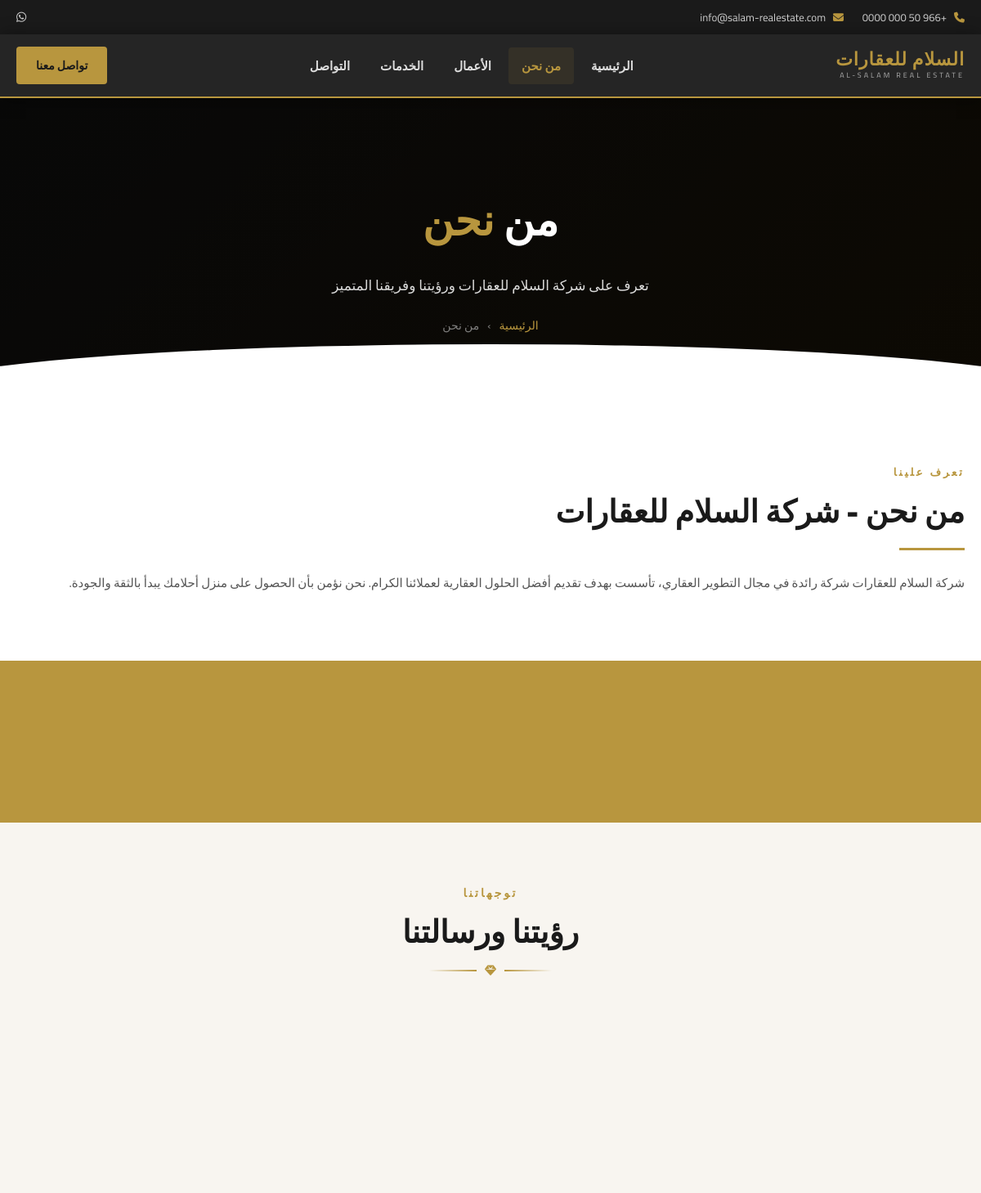
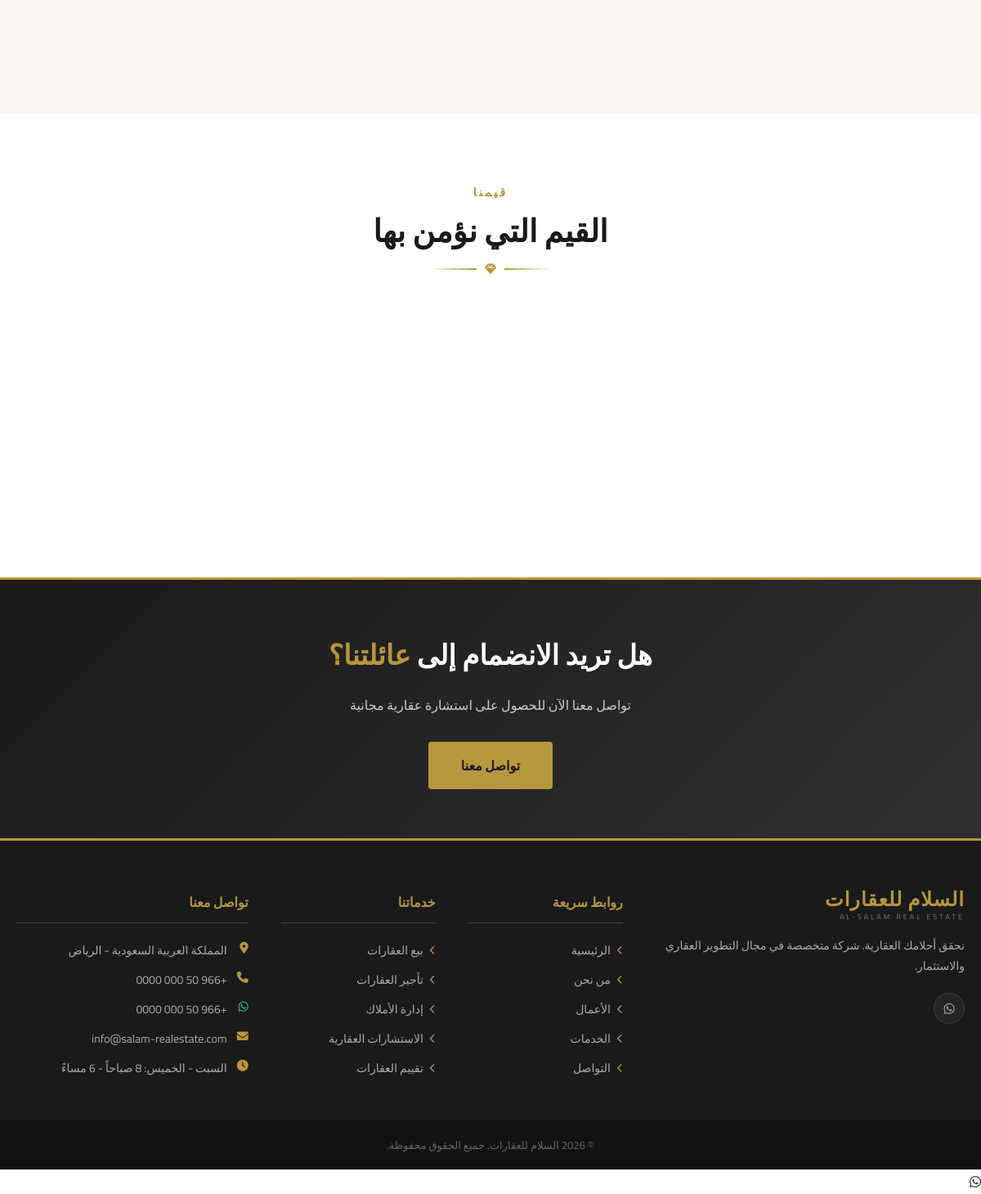
Page /about.php on the committed database (2 pictures, top to bottom).
### tables this page shows
CREATE TABLE contact_info (
    id INTEGER PRIMARY KEY AUTOINCREMENT,
    address TEXT,
    phone TEXT,
    email TEXT,
    whatsapp TEXT,
    social_links TEXT,
    working_hours TEXT
);

CREATE TABLE site_settings (
    id INTEGER PRIMARY KEY AUTOINCREMENT,
    site_name TEXT DEFAULT 'السلام للعقارات',
    tagline TEXT DEFAULT 'نحقق أحلامك العقارية',
    logo_path TEXT,
    primary_color TEXT DEFAULT '#b8963e',
    meta_description TEXT,
    footer_text TEXT
, cta_title TEXT DEFAULT 'هل أنت مستعد لامتلاك عقار أحلامك؟', cta_subtitle TEXT DEFAULT 'تواصل معنا الآن واحصل على استشارة مجانية من فريق خبرائنا', cta_btn1_text TEXT DEFAULT 'تواصل معنا الآن', cta_btn1_link TEXT DEFAULT '/contact.php', cta_btn2_text TEXT DEFAULT 'استعرض المشاريع', cta_btn2_link TEXT DEFAULT '/projects.php');

CREATE TABLE about_content (
    id INTEGER PRIMARY KEY AUTOINCREMENT,
    title TEXT,
    content TEXT,
    vision TEXT,
    mission TEXT,
    stats TEXT,
    image_path TEXT,
    years_exp INTEGER DEFAULT 15,
    projects_count INTEGER DEFAULT 200,
    clients_count INTEGER DEFAULT 500,
    awards_count INTEGER DEFAULT 30
, features TEXT);

CREATE TABLE services (
    id INTEGER PRIMARY KEY AUTOINCREMENT,
    name TEXT NOT NULL,
    description TEXT,
    icon TEXT DEFAULT 'fa-building',
    image_path TEXT,
    order_by INTEGER DEFAULT 0,
    active INTEGER DEFAULT 1
);

### about.php (the view, shortened to what this page needs)
<?php
require_once __DIR__ . '/includes/db.php';
$about = $pdo->query("SELECT * FROM about_content LIMIT 1")->fetch();
?>
<?php include __DIR__ . '/includes/header.php'; ?>
<div class="page-hero">
    <div class="container">
        <h1>من <span>نحن</span></h1>
        <p>تعرف على شركة السلام للعقارات ورؤيتنا وفريقنا المتميز</p>
        <div class="breadcrumb">
            <a href="/index.php">الرئيسية</a>
            <span>›</span>
            <span>من نحن</span>
        </div>
    </div>
</div>
<section class="about-section" style="padding:80px 0;">
    <div class="container">
        <div style="display:grid;grid-template-columns:<?php echo (!empty($about['image_path']) && file_exists(__DIR__ . '/' . $about['image_path'])) ? '1fr 1.3fr' : '1fr'; ?>;gap:50px;align-items:center;">
            <div>
                <span style="color:var(--gold);font-size:13px;font-weight:700;letter-spacing:3px;text-transform:uppercase;">تعرف علينا</span>
                <h2 style="font-size:clamp(26px,3.5vw,38px);font-weight:900;color:var(--dark);margin:10px 0 20px;line-height:1.3;"><?php echo htmlspecialchars($about['title'] ?? 'من نحن - شركة السلام للعقارات'); ?></h2>
                <div style="width:80px;height:3px;background:var(--gold);margin-bottom:25px;"></div>
                <div style="color:#555;font-size:15px;line-height:2;"><?php echo nl2br(htmlspecialchars($about['content'] ?? '')); ?></div>
            </div>
        </div>
    </div>
</section>
<section class="stats-section">
    <div class="container">
        <div class="stats-grid">
        </div>
    </div>
</section>
<section class="vision-mission">
    <div class="container">
        <div class="section-header">
            <span class="subtitle">توجهاتنا</span>
            <h2>رؤيتنا ورسالتنا</h2>
            <div class="divider"><i class="fas fa-gem"></i></div>
        </div>
        <div class="vision-mission-grid">
        </div>
    </div>
</section>
<section style="padding:80px 0;background:var(--white);">
    <div class="container">
        <div class="section-header">
            <span class="subtitle">قيمنا</span>
            <h2>القيم التي نؤمن بها</h2>
            <div class="divider"><i class="fas fa-gem"></i></div>
        </div>
        <div class="whyus-grid">
        </div>
    </div>
</section>
<section class="cta-strip">
    <div class="container">
        <h2>هل تريد الانضمام إلى <span>عائلتنا؟</span></h2>
        <p>تواصل معنا الآن للحصول على استشارة عقارية مجانية</p>
        <div class="cta-btns">
            <a href="/contact.php" class="btn-primary" style="display:inline-block;padding:14px 40px;font-weight:700;border-radius:4px;">تواصل معنا</a>
        </div>
    </div>
</section>
<?php include __DIR__ . '/includes/footer.php'; ?>

### includes/header.php (shortened to what this page needs)
<?php
$settings     = $pdo->query("SELECT * FROM site_settings LIMIT 1")->fetch();
$contact_info = $pdo->query("SELECT * FROM contact_info LIMIT 1")->fetch();
$current_page = basename($_SERVER['PHP_SELF']);
$show = function($key) use ($contact_info) { return isset($contact_info[$key]) ? (bool)$contact_info[$key] : true; };
?>
<!DOCTYPE html>
<html lang="ar" dir="rtl">
<head>
    <link rel="stylesheet" href="/assets/css/style.css">
    <link rel="stylesheet" href="https://cdnjs.cloudflare.com/ajax/libs/font-awesome/6.4.0/css/all.min.css">
</head>
<body>
<div class="top-bar">
    <div class="container">
        <div class="top-bar-left">
            <?php if ($show('show_phone') && !empty($contact_info['phone'])): ?>
            <span><i class="fas fa-phone"></i> <?php echo htmlspecialchars($contact_info['phone']); ?></span>
            <?php endif; ?>
            <?php if ($show('show_email') && !empty($contact_info['email'])): ?>
            <span><i class="fas fa-envelope"></i> <?php echo htmlspecialchars($contact_info['email']); ?></span>
            <?php endif; ?>
        </div>
        <div class="top-bar-right">
            <?php if ($show('show_whatsapp') && !empty($contact_info['whatsapp'])): ?>
            <a href="https://wa.me/<?php echo preg_replace('/[^0-9]/','', $contact_info['whatsapp']); ?>" target="_blank" title="واتساب"><i class="fab fa-whatsapp"></i></a>
            <?php endif; ?>
        </div>
    </div>
</div>
<header class="main-header">
    <div class="container header-inner">
        <a href="/index.php" class="logo">
            <?php if (!empty($settings['logo_path']) && file_exists(__DIR__ . '/../' . $settings['logo_path'])): ?>
                <img src="/<?php echo htmlspecialchars($settings['logo_path']); ?>" alt="<?php echo htmlspecialchars($settings['site_name']); ?>">
            <?php else: ?>
                <div class="logo-text">
                    <span class="logo-ar"><?php echo htmlspecialchars($settings['site_name'] ?? 'السلام للعقارات'); ?></span>
                    <span class="logo-en">AL-SALAM REAL ESTATE</span>
                </div>
            <?php endif; ?>
        </a>
        <nav class="main-nav" id="mainNav">
            <ul>
                <li><a href="/index.php"    class="<?php echo $current_page=='index.php'   ?'active':''; ?>">الرئيسية</a></li>
                <li><a href="/about.php"    class="<?php echo $current_page=='about.php'   ?'active':''; ?>">من نحن</a></li>
                <li><a href="/projects.php" class="<?php echo $current_page=='projects.php'?'active':''; ?>">الأعمال</a></li>
                <li><a href="/services.php" class="<?php echo $current_page=='services.php'?'active':''; ?>">الخدمات</a></li>
                <li><a href="/contact.php"  class="<?php echo $current_page=='contact.php' ?'active':''; ?>">التواصل</a></li>
            </ul>
        </nav>
        <a href="/contact.php" class="header-cta">تواصل معنا</a>
    </div>
</header>

### includes/footer.php (shortened to what this page needs)
<?php
$footer_services = $pdo->query("SELECT name FROM services WHERE active=1 ORDER BY order_by LIMIT 5")->fetchAll();
$show = function($key) use ($contact_info) { return isset($contact_info[$key]) ? (bool)$contact_info[$key] : true; };
?>
<footer class="main-footer">
    <div class="footer-top">
        <div class="container">
            <div class="footer-grid">
                <div class="footer-col">
                    <div class="footer-logo">
                        <span class="logo-ar"><?php echo htmlspecialchars($settings['site_name'] ?? 'السلام للعقارات'); ?></span>
                        <span class="logo-en">AL-SALAM REAL ESTATE</span>
                    </div>
                    <p class="footer-about"><?php echo htmlspecialchars($settings['tagline'] ?? 'نحقق أحلامك العقارية'); ?>. شركة متخصصة في مجال التطوير العقاري والاستثمار.</p>
                    <div class="footer-social">
                        <?php if ($show('show_whatsapp') && !empty($contact_info['whatsapp'])): ?>
                        <a href="https://wa.me/<?php echo preg_replace('/[^0-9]/','', $contact_info['whatsapp']); ?>" target="_blank" title="واتساب"><i class="fab fa-whatsapp"></i></a>
                        <?php endif; ?>
                    </div>
                </div>
                <div class="footer-col">
                    <h4>روابط سريعة</h4>
                    <ul>
                        <li><a href="/index.php"><i class="fas fa-chevron-left"></i> الرئيسية</a></li>
                        <li><a href="/about.php"><i class="fas fa-chevron-left"></i> من نحن</a></li>
                        <li><a href="/projects.php"><i class="fas fa-chevron-left"></i> الأعمال</a></li>
                        <li><a href="/services.php"><i class="fas fa-chevron-left"></i> الخدمات</a></li>
                        <li><a href="/contact.php"><i class="fas fa-chevron-left"></i> التواصل</a></li>
                    </ul>
                </div>
                <div class="footer-col">
                    <h4>خدماتنا</h4>
                    <ul>
                        <?php foreach ($footer_services as $s): ?>
                        <li><a href="/services.php"><i class="fas fa-chevron-left"></i> <?php echo htmlspecialchars($s['name']); ?></a></li>
                        <?php endforeach; ?>
                    </ul>
                </div>
                <div class="footer-col">
                    <h4>تواصل معنا</h4>
                    <ul class="contact-list">
                        <?php if ($show('show_address') && !empty($contact_info['address'])): ?>
                        <li><i class="fas fa-map-marker-alt"></i> <?php echo htmlspecialchars($contact_info['address']); ?></li>
                        <?php endif; ?>
                        <?php if ($show('show_phone') && !empty($contact_info['phone'])): ?>
                        <li><i class="fas fa-phone"></i> <a href="tel:<?php echo $contact_info['phone']; ?>"><?php echo htmlspecialchars($contact_info['phone']); ?></a></li>
                        <?php endif; ?>
                        <?php if ($show('show_whatsapp') && !empty($contact_info['whatsapp'])): ?>
                        <li><i class="fab fa-whatsapp" style="color:#25D366;"></i> <a href="https://wa.me/<?php echo preg_replace('/[^0-9]/','', $contact_info['whatsapp']); ?>" target="_blank"><?php echo htmlspecialchars($contact_info['whatsapp']); ?></a></li>
                        <?php endif; ?>
                        <?php if ($show('show_email') && !empty($contact_info['email'])): ?>
                        <li><i class="fas fa-envelope"></i> <a href="mailto:<?php echo $contact_info['email']; ?>"><?php echo htmlspecialchars($contact_info['email']); ?></a></li>
                        <?php endif; ?>
                        <?php if ($show('show_hours') && !empty($contact_info['working_hours'])): ?>
                        <li><i class="fas fa-clock"></i> <?php echo htmlspecialchars($contact_info['working_hours']); ?></li>
                        <?php endif; ?>
                    </ul>
                </div>
            </div>
        </div>
    </div>
    <div class="footer-bottom">
        <div class="container">
            <p>© <?php echo date('Y'); ?> <?php echo htmlspecialchars($settings['site_name'] ?? 'السلام للعقارات'); ?>. جميع الحقوق محفوظة.</p>
        </div>
    </div>
</footer>
<?php
if ($show('show_whatsapp') && !empty($contact_info['whatsapp'])):
    $waNum = preg_replace('/[^0-9]/', '', $contact_info['whatsapp']);
?>
<a href="https://wa.me/<?php echo $waNum; ?>" target="_blank" class="whatsapp-float" title="تواصل عبر واتساب">
    <i class="fab fa-whatsapp"></i>
</a>
<?php endif; ?>
</body>
</html>

### rows in the picture
contact_info: phone "+966 50 000 0000", email "info@salam-realestate.com", address "المملكة العربية السعودية - الرياض", whatsapp "+966 50 000 0000", working_hours "السبت - الخميس: 8 صباحاً - 6 مساءً"
site_settings: site_name "السلام للعقارات", tagline "نحقق أحلامك العقارية"
about_content: title "من نحن - شركة السلام للعقارات", content "شركة السلام للعقارات شركة رائدة في مجال التطوير العقاري، تأسست بهدف تقديم أفضل الحلول العقارية لعملائنا الكرام. نحن نؤمن بأن الحصول على منزل أحلامك يبدأ بالثقة والجودة."
services: name "بيع العقارات"
services: name "تأجير العقارات"
services: name "إدارة الأملاك"
services: name "الاستشارات العقارية"
services: name "تقييم العقارات"
